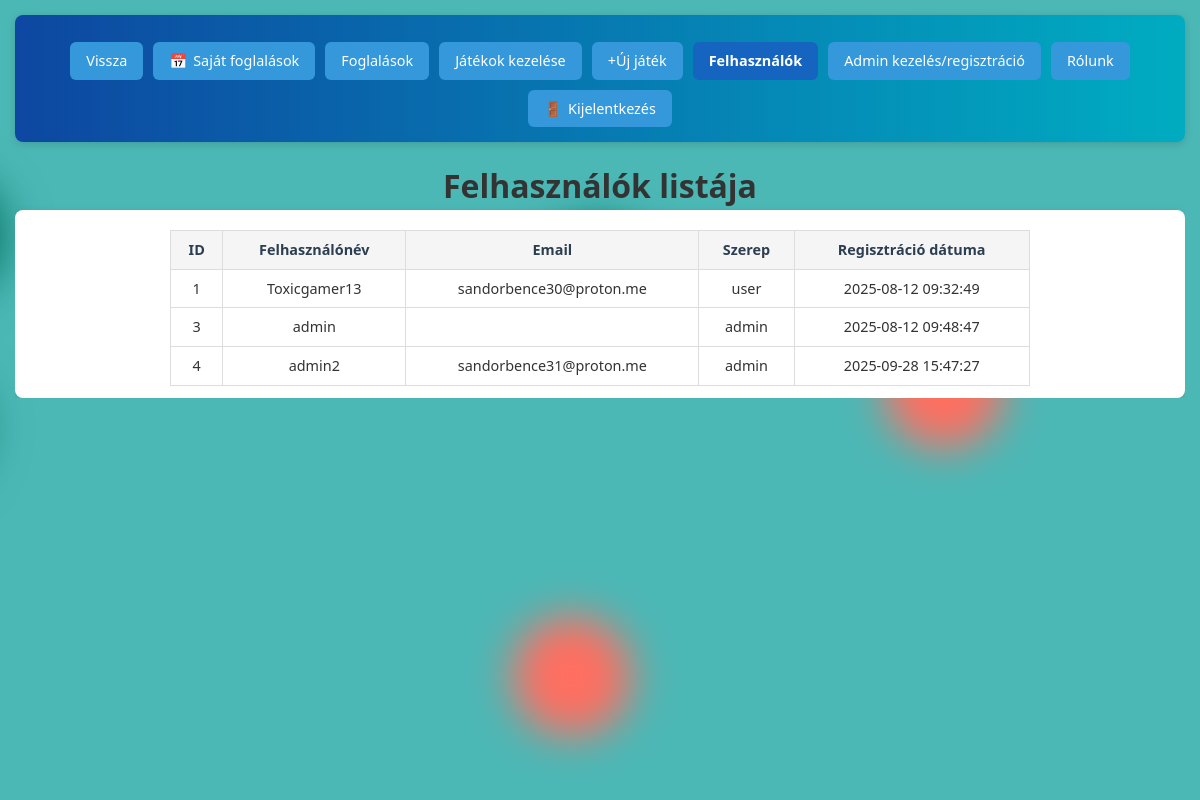
The page /frontend/users.php (signed in) on the database its author committed.
### tables this page shows
CREATE TABLE `users` (
  `id` int(11) NOT NULL,
  `username` varchar(50) NOT NULL,
  `email` varchar(100) NOT NULL,
  `password` varchar(255) NOT NULL,
  `role` enum('user','admin') DEFAULT 'user',
  `created_at` timestamp NOT NULL DEFAULT current_timestamp()
);

### frontend/users.php (the view, shortened to what this page needs)
<?php
require '../backend/db.php';
$users = $pdo->prepare("SELECT id, username, email, role, created_at FROM users;");
$users->execute();
$users = $users->fetchAll();
?>
<!DOCTYPE html>
<html lang="hu">
<head>
  <link rel="stylesheet" href="../frontend/styles.css">
</head>
<body>
  <div class="background">
    <span class="ball"></span>
    <span class="ball"></span>
    <span class="ball"></span>
    <span class="ball"></span>
    <span class="ball"></span>
    <span class="ball"></span>
    <span class="ball"></span>
    <span class="ball"></span>
  </div>
  <header>
    <nav>
      <a href="index.php">Vissza</a>
      <a href="user_bookings.php"><span>📅</span> Saját foglalások</a>
      <?php if ($_SESSION['role'] === 'admin'): ?>
        <a href="admin.php">Foglalások</a>
        <a href="admin_games.php">Játékok kezelése</a>
        <a href="add_game.php">+Új játék</a>
        <a href="users.php" class="active">Felhasználók</a>
        <a href="admin_register.php">Admin kezelés/regisztráció</a>
      <?php endif; ?>
      <a href="about_us.php">Rólunk</a>
      <a href="../backend/logout.php"><span>🚪</span> Kijelentkezés</a>
    </nav>
  </header>
  <main class="admin-content">
    <h1>Felhasználók listája</h1>
    <div class="table-container">
      <table class="users-table">
        <tbody>
          <thead>
            <tr>
              <th>ID</th>
              <th>Felhasználónév</th>
              <th>Email</th>
              <th>Szerep</th>
              <th>Regisztráció dátuma</th>
            </tr>
            <?php foreach ($users as $u): ?>
              <tr>
                <td><?= $u['id'] ?></td>
                <td><?= htmlspecialchars($u['username']) ?></td>
                <td><?= htmlspecialchars($u['email']) ?></td>
                <td><?= htmlspecialchars($u['role']) ?></td>
                <td><?= htmlspecialchars($u['created_at']) ?></td>
              </tr>
            <?php endforeach; ?>
          </thead>
        </tbody>
      </table>
    </div>
  </main>
</body>
</html>

### frontend/styles.css (style rules this page uses)
* { box-sizing: border-box; margin: 0; padding: 0; }
html { font-size: 16px; -webkit-text-size-adjust: 100%; }
body { font-family: "Segoe UI", Tahoma, Geneva, Verdana, sans-serif; line-height: 1.5; color: #333; padding: 15px; font-size: 1rem; overflow-x: hidden; width: 100%; max-width: 100vw; }
header { display: flex; flex-direction: column; align-items: center; background: linear-gradient(90deg, #0d47a1, #00acc1); color: white; padding: 15px; border-radius: 8px; margin-bottom: 20px; text-align: center; box-shadow: 0 2px 8px rgba(0, 0, 0, 0.15); }
h1 { text-align: center; }
nav { display: flex; gap: 10px; flex-wrap: wrap; justify-content: center; margin-top: 12px; width: 100%; }
nav a { color: white; text-decoration: none; padding: 8px 16px; border-radius: 6px; background-color: #3498db; transition: all 0.3s ease; font-weight: 500; display: flex; align-items: center; gap: 6px; font-size: 0.9rem; }
nav a.active { background-color: #1565c0; font-weight: bold; }
.admin-content { width: 100%; max-width: 100%; overflow-x: hidden; }
.table-container { overflow-x: auto; background-color: white; border-radius: 8px; box-shadow: 0 2px 8px rgba(0, 0, 0, 0.1); padding: 12px; text-align: center; margin: 0 auto; }
table { margin-left: auto; margin-right: auto; width: 75%; border-collapse: collapse; margin-top: 8px; table-layout: auto; }
table th, table td { padding: 8px 10px; text-align: center; vertical-align: middle; font-size: 0.9rem; border: 1px solid #ddd; word-wrap: break-word; background-color: white; }
table th { font-weight: bold; color: #2c3e50; font-size: 0.9rem; background-color: #f5f5f5; }
.background { position: fixed; width: 100vw; height: 100vh; top: 0; left: 0; background: #4cb8b6; overflow: hidden; z-index: -1; }
.ball { position: absolute; width: 15vmin; height: 15vmin; border-radius: 50%; backface-visibility: hidden; animation: move linear infinite; }
.ball:nth-child(odd) { color: #006d5b; }
.ball:nth-child(even) { color: #ff6f61; }
.ball:nth-child(1) { top: 77%; left: 88%; animation-duration: 40s; animation-delay: -3s; transform-origin: 16vw -2vh; box-shadow: 40vmin 0 5.703076368487546vmin currentColor; }
.ball:nth-child(2) { top: 42%; left: 2%; animation-duration: 53s; animation-delay: -29s; transform-origin: -19vw 21vh; box-shadow: -40vmin 0 5.17594621519026vmin currentColor; }
.ball:nth-child(3) { top: 28%; left: 18%; animation-duration: 49s; animation-delay: -8s; transform-origin: -22vw 3vh; box-shadow: 40vmin 0 5.248179047256236vmin currentColor; }
.ball:nth-child(4) { top: 50%; left: 79%; animation-duration: 26s; animation-delay: -21s; transform-origin: -17vw -6vh; box-shadow: 40vmin 0 5.279749632220298vmin currentColor; }
.ball:nth-child(5) { top: 46%; left: 15%; animation-duration: 36s; animation-delay: -40s; transform-origin: 4vw 0vh; box-shadow: -40vmin 0 5.964309466052033vmin currentColor; }
.ball:nth-child(6) { top: 77%; left: 16%; animation-duration: 31s; animation-delay: -10s; transform-origin: 18vw 4vh; box-shadow: 40vmin 0 5.178483653434181vmin currentColor; }
.ball:nth-child(7) { top: 22%; left: 17%; animation-duration: 55s; animation-delay: -6s; transform-origin: 1vw -23vh; box-shadow: -40vmin 0 5.703026794398318vmin currentColor; }
.ball:nth-child(8) { top: 41%; left: 47%; animation-duration: 43s; animation-delay: -28s; transform-origin: 25vw -3vh; box-shadow: 40vmin 0 5.196265905749415vmin currentColor; }

### rows shown on the page
users: id "1", username "Toxicgamer13", email "sandorbence30@proton.me", role "user", created_at "2025-08-12 09:32:49"
users: id "3", username "admin", role "admin", created_at "2025-08-12 09:48:47"
users: id "4", username "admin2", email "sandorbence31@proton.me", role "admin", created_at "2025-09-28 15:47:27"
